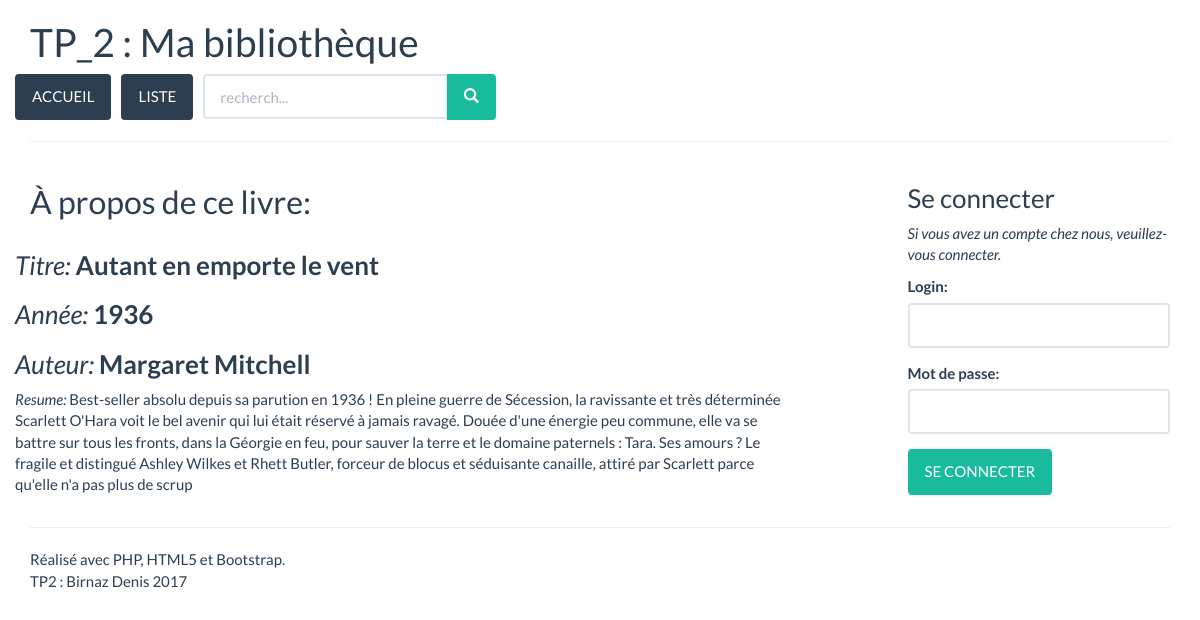
Screenshot of /index.php?controler=livre&id=2 with the database file from the repository.
### tables this page shows
CREATE TABLE IF NOT EXISTS `livre` (
  `id_livre` int(11) NOT NULL AUTO_INCREMENT,
  `titre` varchar(25) NOT NULL,
  `annee` int(4) NOT NULL,
  `resume` text,
  `auteur_livre` int(11) NOT NULL,
  PRIMARY KEY (`id_livre`),
  KEY `auteur_livre` (`auteur_livre`)
);

CREATE TABLE IF NOT EXISTS `auteur` (
  `id_auteur` int(11) NOT NULL AUTO_INCREMENT,
  `nom_auteur` varchar(50) NOT NULL,
  PRIMARY KEY (`id_auteur`),
  UNIQUE KEY `nom_auteur` (`nom_auteur`)
);

### controleurs/controleurlivre.class.php (called while the page is built, shortened)
<?php
class ControleurLivre{
	function livreAffiche($id) {
		$oListe = new Livre();
		$liste = $oListe->getLivreID($id);
		$comms = $oListe->getCommentairesLivreID($id);
		$vueLivre = new Vue('Livre');
		$vueLivre->generer(array('livre'=>$liste[0], 'comms'=>$comms));
	}
}

### index.php (called while the page is built, shortened)
<?php
$controleur = new Controleur();
$controleur->routerRequete();
?>

### lib/singletonpdo.class.php (called while the page is built, shortened)
<?php
class SingletonPDO {
    private $PDOInstance = null;
    private static $instance = null;
    private function __construct(){
        $this->PDOInstance = new PDO('mysql:host='. self::DB_SERVEUR .';dbname='. self::DB_NOM, self::DB_LOGIN, self::DB_PASSWORD, array(PDO::MYSQL_ATTR_INIT_COMMAND => 'SET NAMES \'UTF8\''));
    }
    static function getInstance(){
        if(is_null(self::$instance)){
            self::$instance = new SingletonPDO();
        }
        return self::$instance;
    }
    function __call($name, $arguments){
        return $this->PDOInstance->{$name}(implode(',', $arguments));
    }
}

### modeles/livre.class.php (called while the page is built, shortened)
<?php
class Livre {
	function getLivreID($id) {
		$bdd = SingletonPDO::getInstance();
		$livre = $bdd->prepare('
			SELECT id_livre, titre, annee, resume, auteur_livre, nom_auteur
			FROM livre
			JOIN auteur ON auteur_livre = id_auteur
			WHERE id_livre = :id');
		$livre->bindParam(':id', $id);
		$livre->execute();
		return $livre->fetchAll(PDO::FETCH_ASSOC);
	}
}

### vues/vLivre.php (the view, shortened to what this page needs)
<h2>À propos de ce livre:</h2>
	<div class="row">
		<div>
			<h3><i>Titre:</i> <b><?= $livre['titre'] ?></b></h3>
		</div>
		<div>
			<h3><i>Année:</i> <b><?= $livre['annee'] ?></b></h3>
		</div>
		<div>
			<h3><i>Auteur:</i> <b><?= $livre['nom_auteur'] ?></b></h3>
		</div>
		<div>
			<p><i>Resume:</i> <?= $livre['resume'] ?></p>
		</div>
	</div>

### rows the page displays
livre: titre "Autant en emporte le vent", annee "1936", auteur.nom_auteur "Margaret Mitchell", resume "Best-seller absolu depuis sa parution en 1936 ! En pleine guerre de Sécession, la ravissante et très déterminée Scarlett O'Hara voit le bel avenir qui lui était réservé à jamais ravagé. Douée d'une énergie peu commune, elle va se battre sur tous les fronts, dans la Géorgie en feu, pour sauver la terre et le domaine paternels : Tara. Ses amours ? Le fragile et distingué Ashley Wilkes et Rhett Butler, forceur de blocus et séduisante canaille, attiré par Scarlett parce qu'elle n'a pas plus de scrup"
